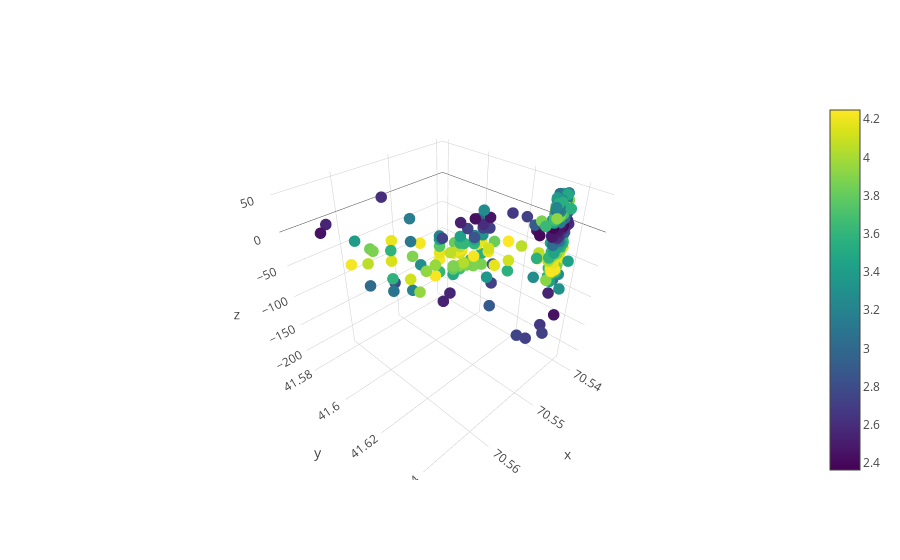

This figure's notebook cell:
### Code cell
plotly.offline.iplot(logdata, filename = 'log-predictions1')

### Figure 1 — Plotly figure (JSON) as saved in the notebook; plotly's stock layout.template omitted (floating-point values rounded to 4 significant figures; data arrays with more than 128 entries replaced by an {"elided": "..."} marker saying what was removed)
{"data": [{"marker": {"color": {"elided": "352 float values"}, "colorscale": "Viridis", "showscale": true, "size": 4}, "mode": "markers", "type": "scatter3d", "x": {"elided": "352 float values"}, "y": {"elided": "352 float values"}, "z": {"elided": "352 float values"}}], "layout": {}}
